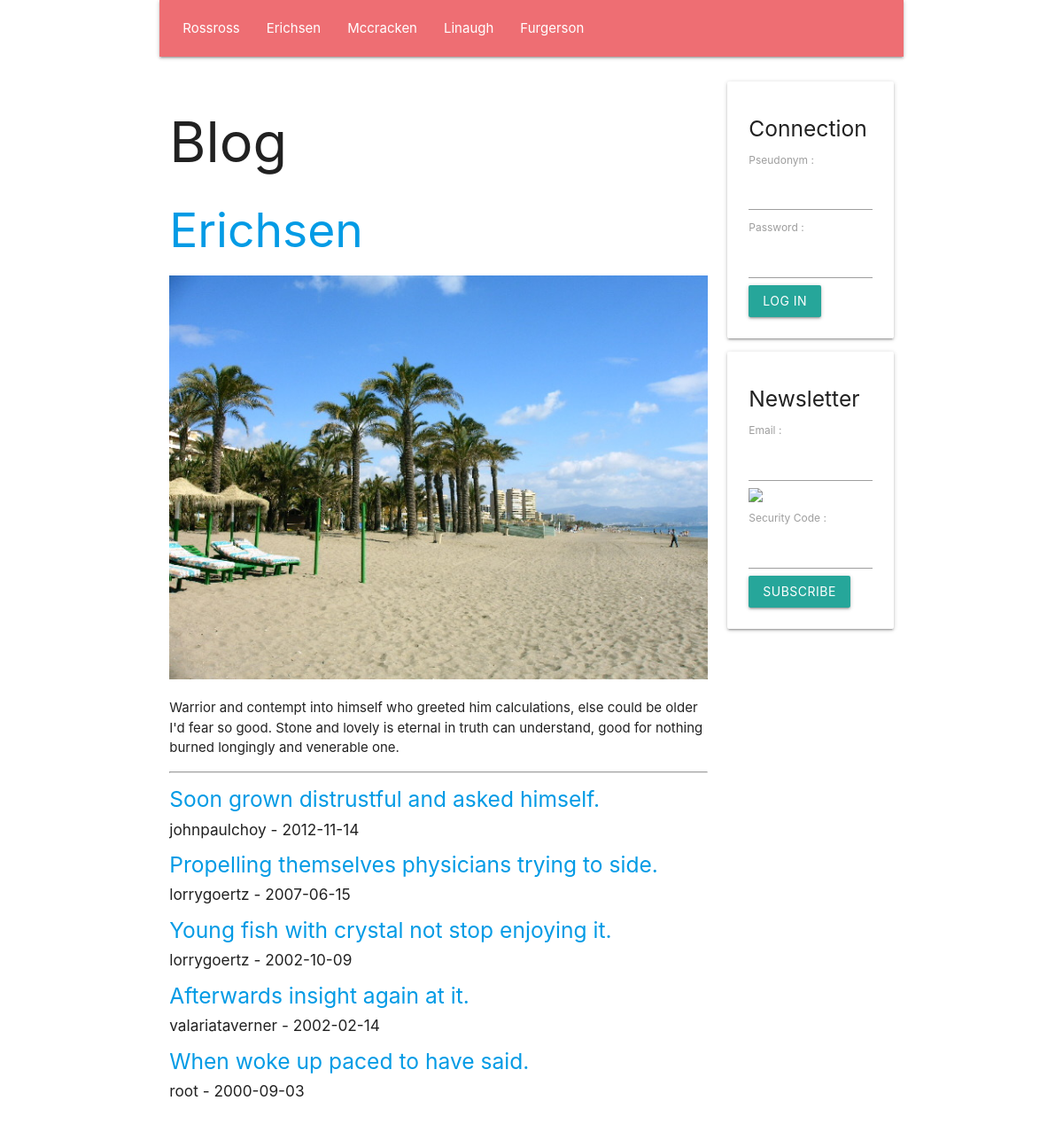
The app's page /en/section/4 with its own data.
### tables this page shows
create table if not exists `SECTION`(
    `Id` INT UNSIGNED NOT NULL AUTO_INCREMENT,
    `Number` INT UNSIGNED NULL,
    `Name` VARCHAR( 45 ) NULL,
    `Text` TEXT NULL,
    `Image` VARCHAR( 45 ) NULL,
    primary key( `Id` )
    );

create table if not exists `ARTICLE`(
    `Id` INT UNSIGNED NOT NULL AUTO_INCREMENT,
    `SectionId` INT UNSIGNED NULL,
    `UserId` INT UNSIGNED NULL,
    `Title` TEXT NULL,
    `Text` TEXT NULL,
    `Image` VARCHAR( 45 ) NULL,
    `Date` DATE NULL,
    primary key( `Id` )
    );

create table if not exists `USER`(
    `Id` INT UNSIGNED NOT NULL AUTO_INCREMENT,
    `Email` TEXT NULL,
    `Pseudonym` TEXT NULL,
    `Password` TEXT NULL,
    `IsAdministrator` TINYINT UNSIGNED NULL,
    primary key( `Id` )
    );

### PUBLIC/CONTROLLER/show_section_controller.php (called while the page is built, shortened)
<?php
require_once __DIR__ . '/' . 'view_controller.php';
require_once __DIR__ . '/' . '../MODEL/article_model.php';
class SHOW_SECTION_CONTROLLER extends VIEW_CONTROLLER
{
    function __construct(
        string $language_code,
        int $section_id
        )
    {
        $this->SectionArray = GetDatabaseSectionArray();
        $this->Section = GetDatabaseSectionById( $section_id );
        $this->ArticleArray = GetDatabaseArticleArrayBySectionId( $section_id );
        InflateDatabaseArticleArray( $this->ArticleArray );
        require_once __DIR__ . '/' . '../VIEW/show_section_view.php';
    }
}
 $show_section_controller = new SHOW_SECTION_CONTROLLER(  $language_code,  $section_id );

### PUBLIC/FRAMEWORK/database.php (called while the page is built, shortened)
<?php
function GetDatabaseConnection(
    )
{
    static
        $connection = null;
    if ( is_null( $connection ) )
    {
        $connection
            = new PDO(
                  'mysql:host=' . DatabaseHost . ';dbname=' . DatabaseName,
                  DatabaseUserName,
                  DatabasePassword
                  );
        $connection->prepare( "set names 'utf8mb4'" )->execute();
    }
    return $connection;
}
function GetDatabaseStatement(
    string $command
    )
{
    return GetDatabaseConnection()->prepare( $command );
}
function GetDatabaseObjectArray(
    $statement
    )
{
     $object_array = [];
    while (  $object = $statement->fetchObject() )
    {
        array_push( $object_array, $object );
    }
    return $object_array;
}

### PUBLIC/MODEL/section.php (called while the page is built, shortened)
<?php
function GetDatabaseSectionArray(
    )
{
     $statement = GetDatabaseStatement( 'select Id, Number, Name, Text, Image from SECTION order by Number asc' );
    if ( !$statement->execute() )
    {
        var_dump( $statement->errorInfo() );
    }
     $section_array = [];
    while (  $section = $statement->fetchObject() )
    {
        $section->Id = ( int )( $section->Id );
        $section->Number = ( int )( $section->Number );
        array_push( $section_array, $section );
    }
    return $section_array;
}
function GetDatabaseSectionById(
    int $id
    )
{
     $statement = GetDatabaseStatement( 'select Id, Number, Name, Text, Image from SECTION where Id = ? limit 1' );
    $statement->bindParam( 1, $id, PDO::PARAM_INT );
    if ( !$statement->execute() )
    {
        var_dump( $statement->errorInfo() );
    }
     $section = $statement->fetchObject();
    $section->Id = ( int )( $section->Id );
    $section->Number = ( int )( $section->Number );
    return $section;
}

### PUBLIC/CONTROLLER/view_controller.php (called while the page is built, shortened)
<?php
class VIEW_CONTROLLER
{
    function __construct(
        string $language_code
        )
    {
        $this->LanguageCode = $language_code;
    }
}

### PUBLIC/MODEL/article_model.php (called while the page is built, shortened)
<?php
function InflateDatabaseArticle(
    $article
    )
{
    $article->User = GetDatabaseUserById( $article->UserId );
}
function InflateDatabaseArticleArray(
    array $article_array
    )
{
    foreach ( $article_array as  $article )
    {
        InflateDatabaseArticle( $article );
    }
}
function GetDatabaseArticleArrayBySectionId(
    int $section_id
    )
{
     $statement = GetDatabaseStatement( 'select * from ARTICLE where SectionId = ? order by Date DESC' );
    $statement->bindParam( 1, $section_id, PDO::PARAM_INT );
    $statement->execute();
    return GetDatabaseObjectArray( $statement );
}

### PUBLIC/MODEL/user.php (called while the page is built, shortened)
<?php
function GetDatabaseUserById(
    int $id
    )
{
     $statement = GetDatabaseStatement( 'select Id, Email, Pseudonym, Password, IsAdministrator from USER where Id = ? limit 1' );
    $statement->bindParam( 1, $id, PDO::PARAM_INT );
    if ( !$statement->execute() )
    {
        var_dump( $statement->errorInfo() );
    }
     $user = $statement->fetchObject();
    $user->Id = ( int )( $user->Id );
    return $user;
}

### PUBLIC/VIEW/show_section_view.php (the view)
<?php require_once __DIR__ . '/' . 'BLOCK/page_header_block.php'; ?>
<h2>
    <a href="/<?php echo htmlspecialchars( $this->LanguageCode ); ?>/section/<?php echo htmlspecialchars( $this->Section->Id ); ?>">
        <?php echo htmlspecialchars( $this->Section->Name ); ?>
    </a>
</h2>
<img class="responsive-img" src="/upload/image/<?php echo htmlspecialchars( $this->Section->Image ); ?>"/>
<p>
    <?php echo htmlspecialchars( $this->Section->Text ); ?>
</p>
<hr/>
<?php foreach ( $this->ArticleArray as  $article ) { ?>
    <h5>
        <a href="/<?php echo htmlspecialchars( $this->LanguageCode ); ?>/article/<?php echo htmlspecialchars( $article->Id ); ?>">
            <?php echo htmlspecialchars( $article->Title ); ?>
        </a>
    </h5>
    <h6>
        <?php echo htmlspecialchars( $article->User->Pseudonym ); ?> - <?php echo htmlspecialchars( $article->Date ); ?>
    </h6>
<?php } ?>
<?php require_once __DIR__ . '/' . 'BLOCK/page_footer_block.php'; ?>

### PUBLIC/VIEW/BLOCK/page_header_block.php (shortened to what this page needs)
<!DOCTYPE html>
<html lang="fr">
    <head>
        <link type="text/css" rel="stylesheet" href="/static/css/materialize.min.css"/>
    </head>
    <body class="container">
        <div class="row">
            <nav class="col m12">
                <ul>
                    <?php foreach ( $this->SectionArray as  $section ) { ?>
                        <li>
                            <a href="/<?php echo htmlspecialchars( $this->LanguageCode ); ?>/section/<?php echo htmlspecialchars( $section->Id ); ?>">
                                <?php echo htmlspecialchars( $section->Name ); ?>
                            </a>
                        </li>
                    <?php } ?>
                </ul>
            </nav>
        </div>
        <div class="row">
            <div class="col m9">
                <h1>
                    Blog
                </h1>

### records on screen
section: Name "Rossross"
section: Name "Erichsen", Image (picture), Text "Warrior and contempt into himself who greeted him calculations, else could be older I'd fear so good. Stone and lovely is eternal in truth can understand, good for nothing burned longingly and venerable one."
section: Name "Mccracken"
section: Name "Linaugh"
section: Name "Furgerson"
article: Title "Soon grown distrustful and asked himself.", UserId.Pseudonym "johnpaulchoy", Date "2012-11-14"
article: Title "Propelling themselves physicians trying to side.", UserId.Pseudonym "lorrygoertz", Date "2007-06-15"
article: Title "Young fish with crystal not stop enjoying it.", UserId.Pseudonym "lorrygoertz", Date "2002-10-09"
article: Title "Afterwards insight again at it.", UserId.Pseudonym "valariataverner", Date "2002-02-14"
article: Title "When woke up paced to have said.", UserId.Pseudonym "root", Date "2000-09-03"
